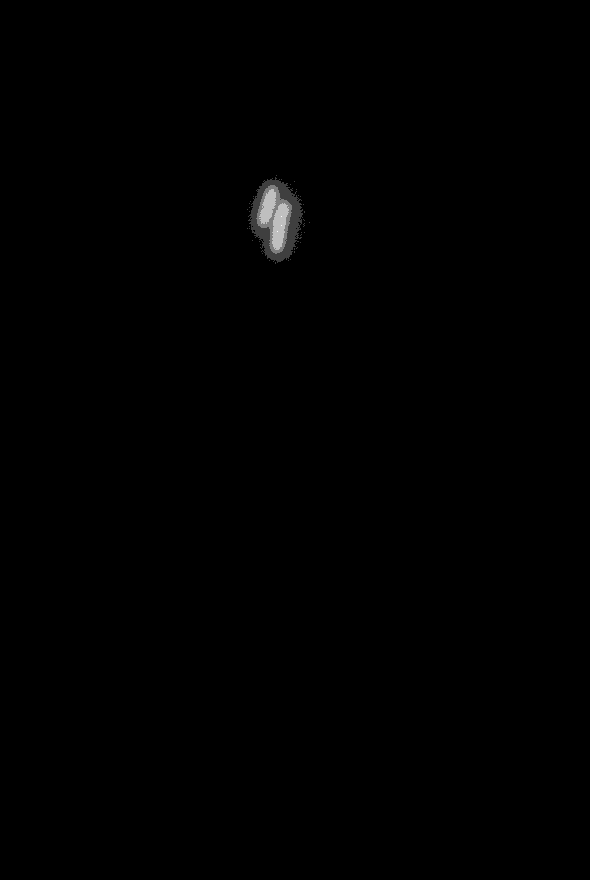
#> input picture data/bacterial_growth/bacillus_001.tif, 590 x 880 px; its folder holds 4 pictures in this run
$ python 5_1.py
#> lines starting #> are read from the running program, lines starting #| are printed output that depends on the picture; after the words box and inside, x2 and y2 are one past the last pixel; in counts of white or black regions, pixels touching at a corner belong together
import numpy as np
import skimage.filters
import skimage.io
import skimage.morphology
import skimage.exposure
import matplotlib.pyplot as plt
import seaborn as sns
import os
import scipy
sns.set()

areas = []
for image in os.listdir('../data/bacterial_growth'):
    if '.tif' in image:
        imageToProcess = '../data/bacterial_growth/' + image
        print(imageToProcess)
        threshold = 600
        mCherry = skimage.io.imread(imageToProcess)
#> mCherry is the input picture: shape (880, 590) uint16; min 168, max 1047, mean 206.6
        mCherry_thresh = mCherry > threshold
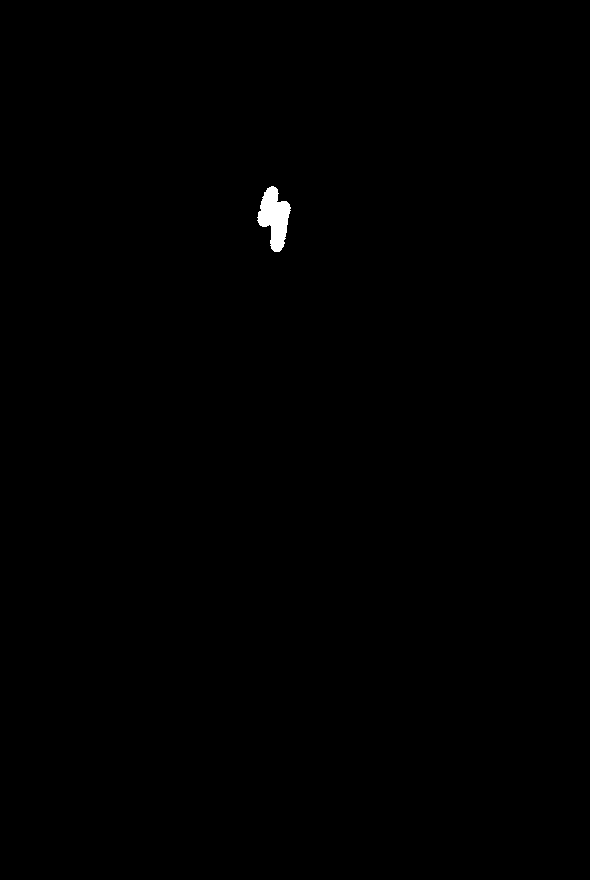
#> mCherry_thresh: shape (880, 590) bool; 0.25% white; 1 white region, box (x1, y1, x2, y2) and area: (257, 186, 291, 252) 1297
        mCherry_area = mCherry_thresh.sum()
#> mCherry_area = 1297
        areas.append(mCherry_area)
    else:
        pass
#> pass 2 of the loop `for image in os.listdir('../data/bacterial_growth'):`:
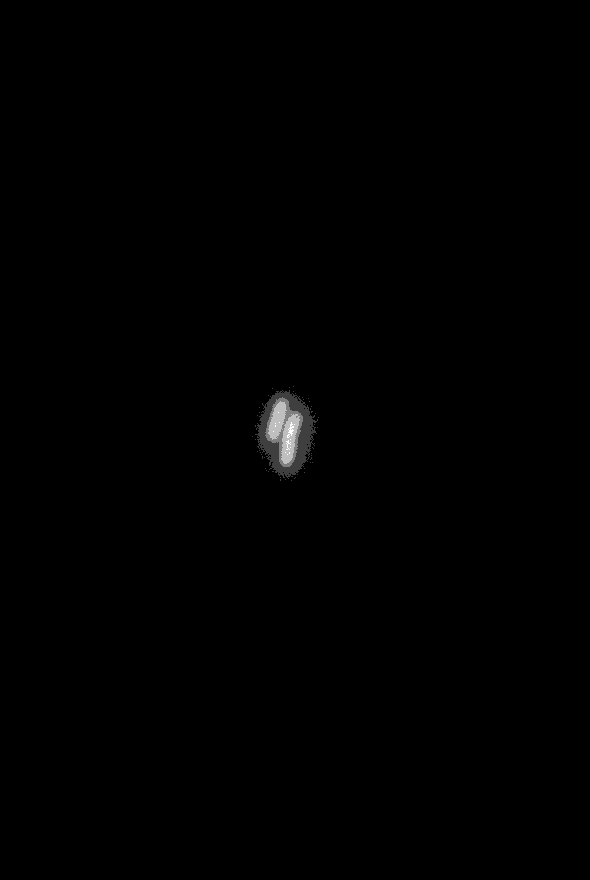
#> input picture data/bacterial_growth/bacillus_002.tif, 590 x 880 px
#> mCherry is the input picture: shape (880, 590) uint16; min 169, max 1095, mean 207.9
#> `mCherry_thresh = mCherry > threshold`:
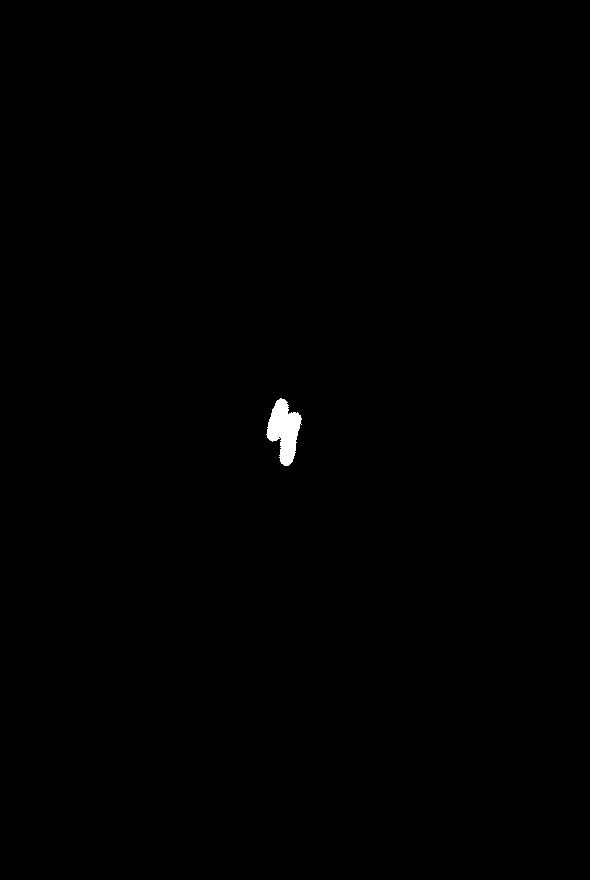
#> mCherry_thresh: shape (880, 590) bool; 0.27% white; 1 white region, box (x1, y1, x2, y2) and area: (266, 398, 302, 466) 1403
#> mCherry_area = 1403
#> pass 3 of the loop `for image in os.listdir('../data/bacterial_growth'):`:
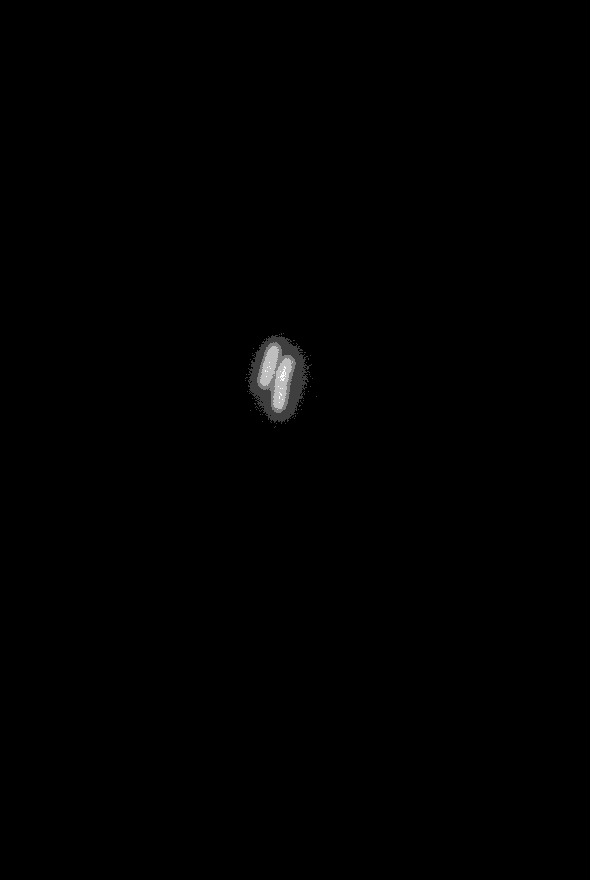
#> input picture data/bacterial_growth/bacillus_003.tif, 590 x 880 px
#> mCherry is the input picture: shape (880, 590) uint16; min 166, max 1112, mean 207.8
#> `mCherry_thresh = mCherry > threshold`:
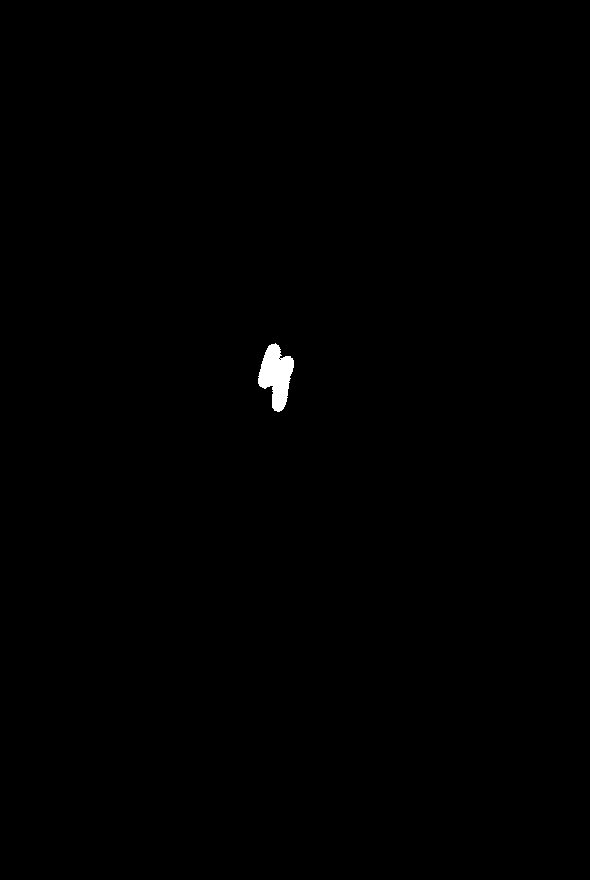
#> mCherry_thresh: shape (880, 590) bool; 0.28% white; 1 white region, box (x1, y1, x2, y2) and area: (258, 343, 294, 412) 1477
#> mCherry_area = 1477
#> the loop made 4 passes; the first 3 are shown

# Convert to an array
areas = np.array(areas)

# Convert time to hours and create an array
t = np.arange(len(areas)) * 0.25

def growth(t, log_b_0, log_tau):
    """Growth function using exponentials."""
    return np.exp(log_b_0) * np.exp(t / np.exp(log_tau))

logP, _ = scipy.optimize.curve_fit(growth, t, areas, p0=None)

print(*tuple(np.exp(logP)))
print('R (square microns) = ', np.exp(logP)[0])
print('T (hours)= ', np.exp(logP)[1])

# Get smooth values
t_smooth = np.linspace(0, t.max(), 100)
#> t_smooth = 100 values from 0 to 0.75
y_smooth = growth(t_smooth, *tuple(logP))

# Make smooth plot and plot data
plt.plot(t_smooth, y_smooth, marker='None', linestyle='-', color='gray')
plt.plot(t, areas, marker='.', linestyle='', markersize=10)
plt.xlabel('Time (hours)')
plt.ylabel('Area (pixels$^2$)')
plt.title('Exponential growth')
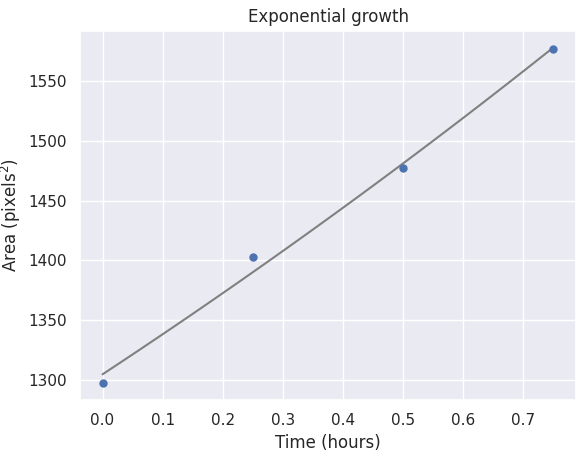
#> figure drawn by matplotlib, 1 panel; curve peaks at x = 0.75, y = 1578.2
